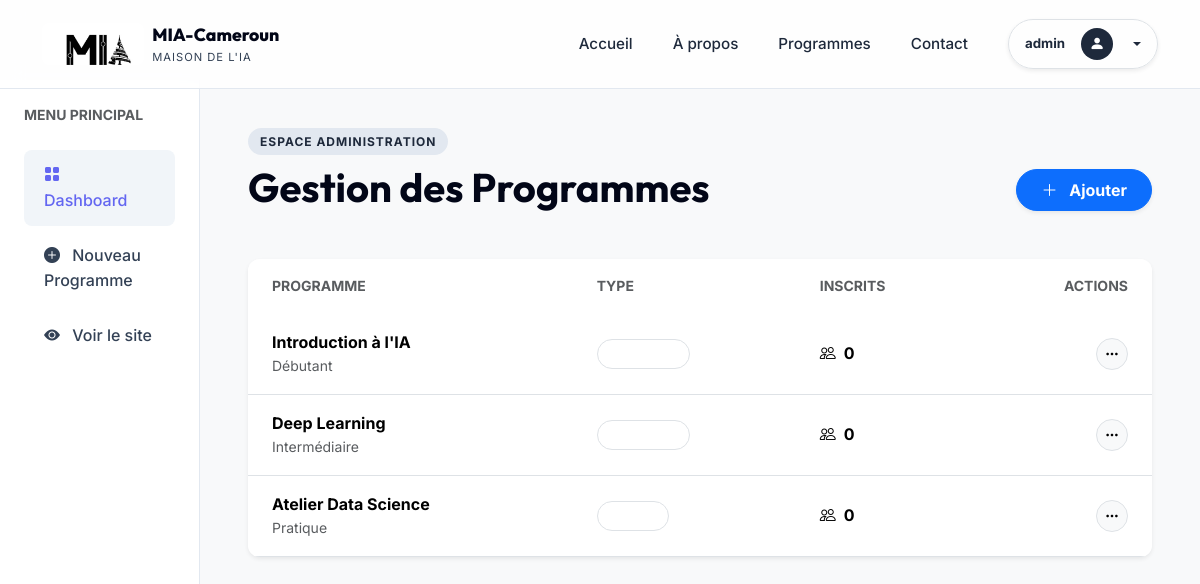
/admin.php (signed in), run on the app's committed database.
### tables this page shows
CREATE TABLE IF NOT EXISTS programmes (
    id INT AUTO_INCREMENT PRIMARY KEY,
    titre VARCHAR(255) NOT NULL,
    description TEXT,
    type ENUM('Formation', 'Atelier', 'Événement') NOT NULL,
    categorie VARCHAR(100),  
    duree VARCHAR(100),      
    format VARCHAR(100),     
    image_url VARCHAR(255),
    tags VARCHAR(255),       
    date_pub DATETIME DEFAULT CURRENT_TIMESTAMP,
    updated_at DATETIME DEFAULT CURRENT_TIMESTAMP ON UPDATE CURRENT_TIMESTAMP
);

### admin.php (the view, shortened to what this page needs)
<?php
require_once 'config.php';
$action = $_GET['action'] ?? 'list';
$stmt = $pdo->query("SELECT p.*, (SELECT COUNT(*) FROM inscriptions WHERE programme_id = p.id) as total_inscrits FROM programmes p ORDER BY p.date_pub DESC");
$programmes = $stmt->fetchAll();
?>
<!DOCTYPE html>
<html lang="fr">
<head>
    <link rel="stylesheet" href="css/style.css">
</head>
<body class="bg-light">
    <?php include 'navbar.php'; ?>
    <div class="container-fluid">
        <div class="row">
            <div class="col-lg-2 sidebar d-none d-lg-block p-4">
                <div class="small text-uppercase fw-bold text-muted mb-4 letter-spacing-1">Menu Principal</div>
                <nav class="nav flex-column">
                    <a href="admin.php" class="nav-admin-link <?= $action == 'list' ? 'active' : '' ?>"><i class="bi bi-grid-fill me-2"></i> Dashboard</a>
                    <a href="admin.php?action=form" class="nav-admin-link <?= $action == 'form' ? 'active' : '' ?>"><i class="bi bi-plus-circle-fill me-2"></i> Nouveau Programme</a>
                    <a href="programmes.php" class="nav-admin-link"><i class="bi bi-eye-fill me-2"></i> Voir le site</a>
                </nav>
            </div>
            <div class="col-lg-10 p-4 p-md-5">
                <?php if ($action === 'list'): ?>
                    <div class="d-flex justify-content-between align-items-end mb-5">
                        <div>
                            <span class="section-tag mb-2">Espace Administration</span>
                            <h1 class="fw-bold mb-0">Gestion des Programmes</h1>
                        </div>
                        <a href="admin.php?action=form" class="btn btn-primary rounded-pill px-4 py-2 fw-bold shadow-sm"><i class="bi bi-plus-lg me-2"></i> Ajouter</a>
                    </div>
                    <div class="card-mia p-0 border-0 shadow-sm overflow-hidden bg-white">
                        <table class="table table-hover align-middle mb-0">
                            <thead class="bg-slate-50">
                                <tr>
                                    <th class="px-4 py-3 border-0 small text-uppercase text-muted">Programme</th>
                                    <th class="px-4 py-3 border-0 small text-uppercase text-muted">Type</th>
                                    <th class="px-4 py-3 border-0 small text-uppercase text-muted">Inscrits</th>
                                    <th class="px-4 py-3 border-0 small text-uppercase text-muted text-end">Actions</th>
                                </tr>
                            </thead>
                            <tbody>
                                <?php foreach ($programmes as $prog): ?>
                                <tr>
                                    <td class="px-4 py-3">
                                        <div class="fw-bold fs-6"><?= htmlspecialchars($prog['titre']) ?></div>
                                        <div class="small text-muted"><?= htmlspecialchars($prog['categorie']) ?></div>
                                    </td>
                                    <td class="px-4 py-3">
                                        <span class="badge rounded-pill bg-slate-100 text-slate-800 px-3 py-2 border small">
                                        </span>
                                    </td>
                                    <td class="px-4 py-3">
                                        <div class="d-flex align-items-center gap-2">
                                            <i class="bi bi-people text-accent"></i>
                                            <span class="fw-bold"><?= $prog['total_inscrits'] ?></span>
                                        </div>
                                    </td>
                                    <td class="px-4 py-3 text-end">
                                        <div class="dropdown">
                                            <button class="btn btn-light btn-sm rounded-circle border p-0" style="width: 32px; height: 32px;" data-bs-toggle="dropdown"><i class="bi bi-three-dots"></i></button>
                                        </div>
                                    </td>
                                </tr>
                                <?php endforeach; ?>
                            </tbody>
                        </table>
                    </div>
                <?php endif; ?>
            </div>
        </div>
    </div>
</body>
</html>

### css/style.css (style rules this page uses)
:root { --mia-white: #ffffff; --mia-ghost: #f8fafc; --mia-slate-50: #f1f5f9; --mia-slate-100: #e2e8f0; --mia-slate-200: #cbd5e1; --mia-slate-700: #334155; --mia-slate-800: #1e293b; --mia-slate-950: #020617; --mia-primary: #1e293b; --mia-accent: #6366f1; --mia-gold: #d4a017; --mia-success: #10b981; --mia-danger: #ef4444; --mia-font-primary: 'Inter', sans-serif; --mia-font-heading: 'Outfit', sans-serif; --mia-shadow-sm: 0 1px 2px 0 rgba(0, 0, 0, 0.05); --mia-shadow: 0 4px 6px -1px rgba(0, 0, 0, 0.1), 0 2px 4px -1px rgba(0, 0, 0, 0.06); --mia-shadow-lg: 0 10px 15px -3px rgba(0, 0, 0, 0.1), 0 4px 6px -2px rgba(0, 0, 0, 0.05); --mia-radius: 12px; }
body { font-family: var(--mia-font-primary); background-color: var(--mia-ghost); color: var(--mia-slate-800); line-height: 1.6; overflow-x: hidden; padding-top: 80px; }
h1, h2, h3, h4, h5, h6 { font-family: var(--mia-font-heading); color: var(--mia-slate-950); font-weight: 700; }
a { transition: all 0.2s ease; text-decoration: none; color: var(--mia-accent); }
.card-mia { background: white; border: 1px solid var(--mia-slate-100); border-radius: var(--mia-radius); padding: 1.5rem; transition: all 0.3s cubic-bezier(0.4, 0, 0.2, 1); box-shadow: var(--mia-shadow-sm); }
.section-tag { display: inline-block; background: var(--mia-slate-100); color: var(--mia-slate-800); padding: 4px 12px; border-radius: 20px; font-size: 0.75rem; font-weight: 700; text-transform: uppercase; letter-spacing: 1px; margin-bottom: 1rem; }

### admin.php (style rules this page uses)
.sidebar { background: white; border-right: 1px solid var(--mia-slate-100); min-height: calc(100vh - 80px); }
.nav-admin-link { padding: 12px 20px; border-radius: 8px; color: var(--mia-slate-700); margin-bottom: 5px; font-weight: 500; }
.nav-admin-link:hover, .nav-admin-link.active { background: var(--mia-slate-50); color: var(--mia-accent); }

### data on the page
programmes: titre "Introduction à l'IA", categorie "Débutant", total_inscrits "0"
programmes: titre "Deep Learning", categorie "Intermédiaire", total_inscrits "0"
programmes: titre "Atelier Data Science", categorie "Pratique", total_inscrits "0"

### other printed values
$user['username'] "admin"
